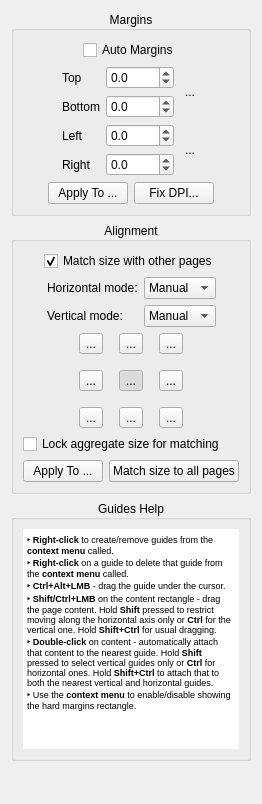
<?xml version="1.0" encoding="UTF-8"?>
<ui version="4.0">
 <class>page_layout::OptionsWidget</class>
 <widget class="QWidget" name="page_layout::OptionsWidget">
  <property name="geometry">
   <rect>
    <x>0</x>
    <y>0</y>
    <width>232</width>
    <height>804</height>
   </rect>
  </property>
  <property name="windowTitle">
   <string>Form</string>
  </property>
  <layout class="QVBoxLayout" name="verticalLayout_4">
   <item>
    <widget class="CollapsibleGroupBox" name="marginsGroup">
     <property name="title">
      <string>Margins</string>
     </property>
     <property name="alignment">
      <set>Qt::AlignCenter</set>
     </property>
     <layout class="QVBoxLayout" name="verticalLayout">
      <item>
       <layout class="QHBoxLayout" name="horizontalLayout">
        <item>
         <spacer name="horizontalSpacer_4">
          <property name="orientation">
           <enum>Qt::Horizontal</enum>
          </property>
          <property name="sizeHint" stdset="0">
           <size>
            <width>1</width>
            <height>1</height>
           </size>
          </property>
         </spacer>
        </item>
        <item>
         <widget class="QCheckBox" name="autoMargins">
          <property name="text">
           <string>Auto Margins</string>
          </property>
          <property name="checked">
           <bool>false</bool>
          </property>
         </widget>
        </item>
        <item>
         <spacer name="horizontalSpacer_2">
          <property name="orientation">
           <enum>Qt::Horizontal</enum>
          </property>
          <property name="sizeHint" stdset="0">
           <size>
            <width>1</width>
            <height>1</height>
           </size>
          </property>
         </spacer>
        </item>
       </layout>
      </item>
      <item>
       <layout class="QHBoxLayout" name="horizontalLayout_2">
        <item>
         <spacer name="horizontalSpacer_3">
          <property name="orientation">
           <enum>Qt::Horizontal</enum>
          </property>
          <property name="sizeHint" stdset="0">
           <size>
            <width>1</width>
            <height>1</height>
           </size>
          </property>
         </spacer>
        </item>
        <item>
         <layout class="QGridLayout" name="gridLayout">
          <item row="0" column="2" rowspan="2">
           <widget class="QToolButton" name="topBottomLink">
            <property name="minimumSize">
             <size>
              <width>20</width>
              <height>36</height>
             </size>
            </property>
            <property name="maximumSize">
             <size>
              <width>20</width>
              <height>36</height>
             </size>
            </property>
            <property name="styleSheet">
             <string notr="true">QToolButton:!hover {
  padding: 0;
  border: none;
  background-color: transparent;
}

QToolButton:hover {
  padding: 0;
  border: 1px solid palette(highlight);
  background-color: palette(base);
}

QToolButton:pressed {
  padding: 0;
  border: 1px solid palette(highlight);
  background-color: palette(alternative-base);
}</string>
            </property>
            <property name="text">
             <string>...</string>
            </property>
            <property name="icon">
             <iconset resource="../../../resources/resources.qrc">
              <normaloff>:/icons/stock-vchain.svg</normaloff>:/icons/stock-vchain.svg</iconset>
            </property>
            <property name="iconSize">
             <size>
              <width>18</width>
              <height>24</height>
             </size>
            </property>
           </widget>
          </item>
          <item row="0" column="0">
           <widget class="QLabel" name="label">
            <property name="text">
             <string>Top</string>
            </property>
           </widget>
          </item>
          <item row="3" column="0">
           <widget class="QLabel" name="label_4">
            <property name="text">
             <string>Right</string>
            </property>
           </widget>
          </item>
          <item row="2" column="0">
           <widget class="QLabel" name="label_3">
            <property name="text">
             <string>Left</string>
            </property>
           </widget>
          </item>
          <item row="2" column="2" rowspan="2">
           <widget class="QToolButton" name="leftRightLink">
            <property name="minimumSize">
             <size>
              <width>20</width>
              <height>36</height>
             </size>
            </property>
            <property name="maximumSize">
             <size>
              <width>20</width>
              <height>36</height>
             </size>
            </property>
            <property name="styleSheet">
             <string notr="true">QToolButton:!hover {
  padding: 0;
  border: none;
  background-color: transparent;
}

QToolButton:hover {
  padding: 0;
  border: 1px solid palette(highlight);
  background-color: palette(base);
}

QToolButton:pressed {
  padding: 0;
  border: 1px solid palette(highlight);
  background-color: palette(alternative-base);
}</string>
            </property>
            <property name="text">
             <string>...</string>
            </property>
            <property name="icon">
             <iconset resource="../../../resources/resources.qrc">
              <normaloff>:/icons/stock-vchain.svg</normaloff>:/icons/stock-vchain.svg</iconset>
            </property>
            <property name="iconSize">
             <size>
              <width>18</width>
              <height>24</height>
             </size>
            </property>
            <property name="checked">
             <bool>false</bool>
            </property>
           </widget>
          </item>
          <item row="0" column="1">
           <widget class="QDoubleSpinBox" name="topMarginSpinBox">
            <property name="decimals">
             <number>1</number>
            </property>
            <property name="minimum">
             <double>-9999.000000000000000</double>
            </property>
            <property name="maximum">
             <double>9999.000000000000000</double>
            </property>
           </widget>
          </item>
          <item row="1" column="1">
           <widget class="QDoubleSpinBox" name="bottomMarginSpinBox">
            <property name="decimals">
             <number>1</number>
            </property>
            <property name="minimum">
             <double>-9999.000000000000000</double>
            </property>
            <property name="maximum">
             <double>9999.000000000000000</double>
            </property>
           </widget>
          </item>
          <item row="2" column="1">
           <widget class="QDoubleSpinBox" name="leftMarginSpinBox">
            <property name="decimals">
             <number>1</number>
            </property>
            <property name="minimum">
             <double>-9999.000000000000000</double>
            </property>
            <property name="maximum">
             <double>9999.000000000000000</double>
            </property>
           </widget>
          </item>
          <item row="1" column="0">
           <widget class="QLabel" name="label_2">
            <property name="text">
             <string>Bottom</string>
            </property>
           </widget>
          </item>
          <item row="3" column="1">
           <widget class="QDoubleSpinBox" name="rightMarginSpinBox">
            <property name="decimals">
             <number>1</number>
            </property>
            <property name="minimum">
             <double>-9999.000000000000000</double>
            </property>
            <property name="maximum">
             <double>9999.000000000000000</double>
            </property>
           </widget>
          </item>
         </layout>
        </item>
        <item>
         <spacer name="horizontalSpacer">
          <property name="orientation">
           <enum>Qt::Horizontal</enum>
          </property>
          <property name="sizeHint" stdset="0">
           <size>
            <width>1</width>
            <height>1</height>
           </size>
          </property>
         </spacer>
        </item>
       </layout>
      </item>
      <item>
       <layout class="QHBoxLayout" name="horizontalLayout_5">
        <item>
         <spacer name="horizontalSpacer_9">
          <property name="orientation">
           <enum>Qt::Horizontal</enum>
          </property>
          <property name="sizeHint" stdset="0">
           <size>
            <width>1</width>
            <height>1</height>
           </size>
          </property>
         </spacer>
        </item>
        <item>
         <widget class="QPushButton" name="applyMarginsBtn">
          <property name="text">
           <string>Apply To ...</string>
          </property>
         </widget>
        </item>
        <item>
         <widget class="QPushButton" name="fixDpiBtn">
          <property name="text">
           <string>Fix DPI...</string>
          </property>
         </widget>
        </item>
        <item>
         <spacer name="horizontalSpacer_10">
          <property name="orientation">
           <enum>Qt::Horizontal</enum>
          </property>
          <property name="sizeHint" stdset="0">
           <size>
            <width>1</width>
            <height>1</height>
           </size>
          </property>
         </spacer>
        </item>
       </layout>
      </item>
     </layout>
    </widget>
   </item>
   <item>
    <widget class="CollapsibleGroupBox" name="alignmentGroup">
     <property name="title">
      <string>Alignment</string>
     </property>
     <property name="alignment">
      <set>Qt::AlignCenter</set>
     </property>
     <layout class="QVBoxLayout" name="verticalLayout_2">
      <property name="topMargin">
       <number>9</number>
      </property>
      <property name="rightMargin">
       <number>9</number>
      </property>
      <item>
       <layout class="QHBoxLayout" name="horizontalLayout_7">
        <item>
         <spacer name="horizontalSpacer_7">
          <property name="orientation">
           <enum>Qt::Horizontal</enum>
          </property>
          <property name="sizeHint" stdset="0">
           <size>
            <width>1</width>
            <height>1</height>
           </size>
          </property>
         </spacer>
        </item>
        <item>
         <widget class="QCheckBox" name="alignWithOthersCB">
          <property name="text">
           <string>Match size with other pages</string>
          </property>
          <property name="checked">
           <bool>true</bool>
          </property>
         </widget>
        </item>
        <item>
         <spacer name="horizontalSpacer_8">
          <property name="orientation">
           <enum>Qt::Horizontal</enum>
          </property>
          <property name="sizeHint" stdset="0">
           <size>
            <width>1</width>
            <height>1</height>
           </size>
          </property>
         </spacer>
        </item>
       </layout>
      </item>
      <item>
       <layout class="QHBoxLayout" name="horizontalLayout_9">
        <item>
         <spacer name="horizontalSpacer_17">
          <property name="orientation">
           <enum>Qt::Horizontal</enum>
          </property>
          <property name="sizeHint" stdset="0">
           <size>
            <width>1</width>
            <height>1</height>
           </size>
          </property>
         </spacer>
        </item>
        <item>
         <layout class="QGridLayout" name="gridLayout_3">
          <item row="0" column="0">
           <widget class="QLabel" name="hAlignmentModeLabel">
            <property name="text">
             <string>Horizontal mode:</string>
            </property>
           </widget>
          </item>
          <item row="1" column="0">
           <widget class="QLabel" name="vAlignmentModeLabel">
            <property name="text">
             <string>Vertical mode:</string>
            </property>
           </widget>
          </item>
          <item row="0" column="1">
           <widget class="QComboBox" name="hAlignmentModeCB">
            <property name="currentIndex">
             <number>1</number>
            </property>
            <item>
             <property name="text">
              <string comment="auto">Auto</string>
             </property>
            </item>
            <item>
             <property name="text">
              <string comment="manual">Manual</string>
             </property>
            </item>
            <item>
             <property name="text">
              <string comment="original">Original</string>
             </property>
            </item>
           </widget>
          </item>
          <item row="1" column="1">
           <widget class="QComboBox" name="vAlignmentModeCB">
            <property name="currentIndex">
             <number>1</number>
            </property>
            <item>
             <property name="text">
              <string comment="auto">Auto</string>
             </property>
            </item>
            <item>
             <property name="text">
              <string comment="manual">Manual</string>
             </property>
            </item>
            <item>
             <property name="text">
              <string comment="original">Original</string>
             </property>
            </item>
           </widget>
          </item>
         </layout>
        </item>
        <item>
         <spacer name="horizontalSpacer_18">
          <property name="orientation">
           <enum>Qt::Horizontal</enum>
          </property>
          <property name="sizeHint" stdset="0">
           <size>
            <width>1</width>
            <height>1</height>
           </size>
          </property>
         </spacer>
        </item>
       </layout>
      </item>
      <item>
       <layout class="QHBoxLayout" name="horizontalLayout_4">
        <item>
         <spacer name="horizontalSpacer_6">
          <property name="orientation">
           <enum>Qt::Horizontal</enum>
          </property>
          <property name="sizeHint" stdset="0">
           <size>
            <width>1</width>
            <height>1</height>
           </size>
          </property>
         </spacer>
        </item>
        <item>
         <layout class="QGridLayout" name="gridLayout_2">
          <property name="spacing">
           <number>16</number>
          </property>
          <item row="0" column="0">
           <widget class="QToolButton" name="alignTopLeftBtn">
            <property name="text">
             <string>...</string>
            </property>
            <property name="icon">
             <iconset resource="../../../resources/resources.qrc">
              <normaloff>:/icons/stock-gravity-north-west.svg</normaloff>:/icons/stock-gravity-north-west.svg</iconset>
            </property>
            <property name="iconSize">
             <size>
              <width>24</width>
              <height>24</height>
             </size>
            </property>
            <property name="checkable">
             <bool>true</bool>
            </property>
            <property name="autoExclusive">
             <bool>true</bool>
            </property>
           </widget>
          </item>
          <item row="0" column="1">
           <widget class="QToolButton" name="alignTopBtn">
            <property name="text">
             <string>...</string>
            </property>
            <property name="icon">
             <iconset resource="../../../resources/resources.qrc">
              <normaloff>:/icons/stock-gravity-north.svg</normaloff>:/icons/stock-gravity-north.svg</iconset>
            </property>
            <property name="iconSize">
             <size>
              <width>24</width>
              <height>24</height>
             </size>
            </property>
            <property name="checkable">
             <bool>true</bool>
            </property>
            <property name="autoExclusive">
             <bool>true</bool>
            </property>
           </widget>
          </item>
          <item row="0" column="2">
           <widget class="QToolButton" name="alignTopRightBtn">
            <property name="text">
             <string>...</string>
            </property>
            <property name="icon">
             <iconset resource="../../../resources/resources.qrc">
              <normaloff>:/icons/stock-gravity-north-east.svg</normaloff>:/icons/stock-gravity-north-east.svg</iconset>
            </property>
            <property name="iconSize">
             <size>
              <width>24</width>
              <height>24</height>
             </size>
            </property>
            <property name="checkable">
             <bool>true</bool>
            </property>
            <property name="autoExclusive">
             <bool>true</bool>
            </property>
           </widget>
          </item>
          <item row="1" column="0">
           <widget class="QToolButton" name="alignLeftBtn">
            <property name="text">
             <string>...</string>
            </property>
            <property name="icon">
             <iconset resource="../../../resources/resources.qrc">
              <normaloff>:/icons/stock-gravity-west.svg</normaloff>:/icons/stock-gravity-west.svg</iconset>
            </property>
            <property name="iconSize">
             <size>
              <width>24</width>
              <height>24</height>
             </size>
            </property>
            <property name="checkable">
             <bool>true</bool>
            </property>
            <property name="autoExclusive">
             <bool>true</bool>
            </property>
           </widget>
          </item>
          <item row="1" column="1">
           <widget class="QToolButton" name="alignCenterBtn">
            <property name="text">
             <string>...</string>
            </property>
            <property name="icon">
             <iconset resource="../../../resources/resources.qrc">
              <normaloff>:/icons/stock-center.svg</normaloff>:/icons/stock-center.svg</iconset>
            </property>
            <property name="iconSize">
             <size>
              <width>24</width>
              <height>24</height>
             </size>
            </property>
            <property name="checkable">
             <bool>true</bool>
            </property>
            <property name="checked">
             <bool>true</bool>
            </property>
            <property name="autoExclusive">
             <bool>true</bool>
            </property>
           </widget>
          </item>
          <item row="1" column="2">
           <widget class="QToolButton" name="alignRightBtn">
            <property name="text">
             <string>...</string>
            </property>
            <property name="icon">
             <iconset resource="../../../resources/resources.qrc">
              <normaloff>:/icons/stock-gravity-east.svg</normaloff>:/icons/stock-gravity-east.svg</iconset>
            </property>
            <property name="iconSize">
             <size>
              <width>24</width>
              <height>24</height>
             </size>
            </property>
            <property name="checkable">
             <bool>true</bool>
            </property>
            <property name="autoExclusive">
             <bool>true</bool>
            </property>
           </widget>
          </item>
          <item row="2" column="0">
           <widget class="QToolButton" name="alignBottomLeftBtn">
            <property name="text">
             <string>...</string>
            </property>
            <property name="icon">
             <iconset resource="../../../resources/resources.qrc">
              <normaloff>:/icons/stock-gravity-south-west.svg</normaloff>:/icons/stock-gravity-south-west.svg</iconset>
            </property>
            <property name="iconSize">
             <size>
              <width>24</width>
              <height>24</height>
             </size>
            </property>
            <property name="checkable">
             <bool>true</bool>
            </property>
            <property name="autoExclusive">
             <bool>true</bool>
            </property>
           </widget>
          </item>
          <item row="2" column="1">
           <widget class="QToolButton" name="alignBottomBtn">
            <property name="text">
             <string>...</string>
            </property>
            <property name="icon">
             <iconset resource="../../../resources/resources.qrc">
              <normaloff>:/icons/stock-gravity-south.svg</normaloff>:/icons/stock-gravity-south.svg</iconset>
            </property>
            <property name="iconSize">
             <size>
              <width>24</width>
              <height>24</height>
             </size>
            </property>
            <property name="checkable">
             <bool>true</bool>
            </property>
            <property name="autoExclusive">
             <bool>true</bool>
            </property>
           </widget>
          </item>
          <item row="2" column="2">
           <widget class="QToolButton" name="alignBottomRightBtn">
            <property name="text">
             <string>...</string>
            </property>
            <property name="icon">
             <iconset resource="../../../resources/resources.qrc">
              <normaloff>:/icons/stock-gravity-south-east.svg</normaloff>:/icons/stock-gravity-south-east.svg</iconset>
            </property>
            <property name="iconSize">
             <size>
              <width>24</width>
              <height>24</height>
             </size>
            </property>
            <property name="checkable">
             <bool>true</bool>
            </property>
            <property name="autoExclusive">
             <bool>true</bool>
            </property>
           </widget>
          </item>
         </layout>
        </item>
        <item>
         <spacer name="horizontalSpacer_5">
          <property name="orientation">
           <enum>Qt::Horizontal</enum>
          </property>
          <property name="sizeHint" stdset="0">
           <size>
            <width>1</width>
            <height>1</height>
           </size>
          </property>
         </spacer>
        </item>
       </layout>
      </item>
      <item>
       <widget class="QCheckBox" name="freezeAggregateHardSizeCb">
        <property name="toolTip">
         <string>Keep the aggregate page size used for matching fixed while you switch pages, so the reference dimensions do not jump.</string>
        </property>
        <property name="text">
         <string>Lock aggregate size for matching</string>
        </property>
       </widget>
      </item>
      <item>
       <layout class="QHBoxLayout" name="horizontalLayout_6">
        <item>
         <spacer name="horizontalSpacer_11">
          <property name="orientation">
           <enum>Qt::Horizontal</enum>
          </property>
          <property name="sizeHint" stdset="0">
           <size>
            <width>1</width>
            <height>1</height>
           </size>
          </property>
         </spacer>
        </item>
        <item>
         <widget class="QPushButton" name="applyAlignmentBtn">
          <property name="text">
           <string>Apply To ...</string>
          </property>
         </widget>
        </item>
        <item>
         <widget class="QPushButton" name="matchSizeToAllBtn">
          <property name="text">
           <string>Match size to all pages</string>
          </property>
          <property name="toolTip">
           <string>Apply &quot;Match size with other pages&quot; to every page so they all share the same output size.</string>
          </property>
         </widget>
        </item>
        <item>
         <spacer name="horizontalSpacer_12">
          <property name="orientation">
           <enum>Qt::Horizontal</enum>
          </property>
          <property name="sizeHint" stdset="0">
           <size>
            <width>1</width>
            <height>1</height>
           </size>
          </property>
         </spacer>
        </item>
       </layout>
      </item>
     </layout>
    </widget>
   </item>
   <item>
    <widget class="CollapsibleGroupBox" name="groupBox">
     <property name="sizePolicy">
      <sizepolicy hsizetype="Preferred" vsizetype="Preferred">
       <horstretch>0</horstretch>
       <verstretch>0</verstretch>
      </sizepolicy>
     </property>
     <property name="title">
      <string>Guides Help</string>
     </property>
     <property name="alignment">
      <set>Qt::AlignCenter</set>
     </property>
     <layout class="QVBoxLayout" name="verticalLayout_6">
      <property name="sizeConstraint">
       <enum>QLayout::SetDefaultConstraint</enum>
      </property>
      <item>
       <widget class="QTextBrowser" name="textBrowser">
        <property name="sizePolicy">
         <sizepolicy hsizetype="Expanding" vsizetype="Expanding">
          <horstretch>0</horstretch>
          <verstretch>0</verstretch>
         </sizepolicy>
        </property>
        <property name="minimumSize">
         <size>
          <width>0</width>
          <height>220</height>
         </size>
        </property>
        <property name="baseSize">
         <size>
          <width>0</width>
          <height>0</height>
         </size>
        </property>
        <property name="acceptDrops">
         <bool>false</bool>
        </property>
        <property name="toolTip">
         <string/>
        </property>
        <property name="toolTipDuration">
         <number>-1</number>
        </property>
        <property name="statusTip">
         <string/>
        </property>
        <property name="autoFillBackground">
         <bool>false</bool>
        </property>
        <property name="frameShape">
         <enum>QFrame::NoFrame</enum>
        </property>
        <property name="frameShadow">
         <enum>QFrame::Plain</enum>
        </property>
        <property name="verticalScrollBarPolicy">
         <enum>Qt::ScrollBarAlwaysOff</enum>
        </property>
        <property name="horizontalScrollBarPolicy">
         <enum>Qt::ScrollBarAlwaysOff</enum>
        </property>
        <property name="sizeAdjustPolicy">
         <enum>QAbstractScrollArea::AdjustToContentsOnFirstShow</enum>
        </property>
        <property name="autoFormatting">
         <set>QTextEdit::AutoNone</set>
        </property>
        <property name="lineWrapMode">
         <enum>QTextEdit::WidgetWidth</enum>
        </property>
        <property name="readOnly">
         <bool>true</bool>
        </property>
        <property name="html">
         <string>&lt;!DOCTYPE HTML PUBLIC &quot;-//W3C//DTD HTML 4.0//EN&quot; &quot;http://www.w3.org/TR/REC-html40/strict.dtd&quot;&gt;
&lt;html&gt;&lt;head&gt;&lt;meta name=&quot;qrichtext&quot; content=&quot;1&quot; /&gt;&lt;style type=&quot;text/css&quot;&gt;
p, li { white-space: pre-wrap; }
&lt;/style&gt;&lt;/head&gt;&lt;body style=&quot; font-family:'MS Shell Dlg 2'; font-size:8.25pt; font-weight:400; font-style:normal;&quot;&gt;
&lt;p style=&quot; margin-top:0px; margin-bottom:0px; margin-left:0px; margin-right:0px; -qt-block-indent:0; text-indent:0px;&quot;&gt;&lt;span style=&quot; font-size:7pt; font-weight:600;&quot;&gt;‣ Right-click&lt;/span&gt;&lt;span style=&quot; font-size:7pt;&quot;&gt; to create/remove guides from the &lt;/span&gt;&lt;span style=&quot; font-size:7pt; font-weight:600;&quot;&gt;context menu&lt;/span&gt;&lt;span style=&quot; font-size:7pt;&quot;&gt; called.&lt;/span&gt;&lt;/p&gt;
&lt;p style=&quot; margin-top:0px; margin-bottom:0px; margin-left:0px; margin-right:0px; -qt-block-indent:0; text-indent:0px;&quot;&gt;&lt;span style=&quot; font-size:7pt; font-weight:600;&quot;&gt;‣ Right-click&lt;/span&gt;&lt;span style=&quot; font-size:7pt;&quot;&gt; on a guide to delete that guide from the &lt;/span&gt;&lt;span style=&quot; font-size:7pt; font-weight:600;&quot;&gt;context menu&lt;/span&gt;&lt;span style=&quot; font-size:7pt;&quot;&gt; called.&lt;/span&gt;&lt;/p&gt;
&lt;p style=&quot; margin-top:0px; margin-bottom:0px; margin-left:0px; margin-right:0px; -qt-block-indent:0; text-indent:0px;&quot;&gt;&lt;span style=&quot; font-size:7pt; font-weight:600;&quot;&gt;‣ Ctrl+Alt+LMB&lt;/span&gt;&lt;span style=&quot; font-size:7pt;&quot;&gt; - drag the guide under the cursor.&lt;/span&gt;&lt;/p&gt;
&lt;p style=&quot; margin-top:0px; margin-bottom:0px; margin-left:0px; margin-right:0px; -qt-block-indent:0; text-indent:0px;&quot;&gt;&lt;span style=&quot; font-size:7pt; font-weight:600;&quot;&gt;‣ Shift/Ctrl+LMB&lt;/span&gt;&lt;span style=&quot; font-size:7pt;&quot;&gt; on the content rectangle - drag the page content. Hold &lt;/span&gt;&lt;span style=&quot; font-size:7pt; font-weight:600;&quot;&gt;Shift&lt;/span&gt;&lt;span style=&quot; font-size:7pt;&quot;&gt; pressed to restrict moving along the horizontal axis only or &lt;/span&gt;&lt;span style=&quot; font-size:7pt; font-weight:600;&quot;&gt;Ctrl&lt;/span&gt;&lt;span style=&quot; font-size:7pt;&quot;&gt; for the vertical one. Hold &lt;/span&gt;&lt;span style=&quot; font-size:7pt; font-weight:600;&quot;&gt;Shift+Ctrl&lt;/span&gt;&lt;span style=&quot; font-size:7pt;&quot;&gt; for usual dragging.&lt;/span&gt;&lt;/p&gt;
&lt;p style=&quot; margin-top:0px; margin-bottom:0px; margin-left:0px; margin-right:0px; -qt-block-indent:0; text-indent:0px;&quot;&gt;&lt;span style=&quot; font-size:7pt; font-weight:600;&quot;&gt;‣ Double-click&lt;/span&gt;&lt;span style=&quot; font-size:7pt;&quot;&gt; on content - automatically attach that content to the nearest guide. Hold &lt;/span&gt;&lt;span style=&quot; font-size:7pt; font-weight:600;&quot;&gt;Shift&lt;/span&gt;&lt;span style=&quot; font-size:7pt;&quot;&gt; pressed to select vertical guides only or &lt;/span&gt;&lt;span style=&quot; font-size:7pt; font-weight:600;&quot;&gt;Ctrl&lt;/span&gt;&lt;span style=&quot; font-size:7pt;&quot;&gt; for horizontal ones. Hold &lt;/span&gt;&lt;span style=&quot; font-size:7pt; font-weight:600;&quot;&gt;Shift+Ctrl&lt;/span&gt;&lt;span style=&quot; font-size:7pt;&quot;&gt; to attach that to both the nearest vertical and horizontal guides.&lt;/span&gt;&lt;/p&gt;
&lt;p style=&quot; margin-top:0px; margin-bottom:0px; margin-left:0px; margin-right:0px; -qt-block-indent:0; text-indent:0px;&quot;&gt;&lt;span style=&quot; font-size:7pt; font-weight:600;&quot;&gt;‣&lt;/span&gt;&lt;span style=&quot; font-size:7pt;&quot;&gt; Use the &lt;/span&gt;&lt;span style=&quot; font-size:7pt; font-weight:600;&quot;&gt;context menu&lt;/span&gt;&lt;span style=&quot; font-size:7pt;&quot;&gt; to enable/disable showing the hard margins rectangle.&lt;/span&gt;&lt;/p&gt;&lt;/body&gt;&lt;/html&gt;</string>
        </property>
        <property name="textInteractionFlags">
         <set>Qt::TextSelectableByKeyboard|Qt::TextSelectableByMouse</set>
        </property>
       </widget>
      </item>
     </layout>
    </widget>
   </item>
   <item>
    <spacer name="verticalSpacer">
     <property name="orientation">
      <enum>Qt::Vertical</enum>
     </property>
     <property name="sizeHint" stdset="0">
      <size>
       <width>188</width>
       <height>11</height>
      </size>
     </property>
    </spacer>
   </item>
  </layout>
 </widget>
 <customwidgets>
  <customwidget>
   <class>CollapsibleGroupBox</class>
   <extends>QGroupBox</extends>
   <header location="global">CollapsibleGroupBox.h</header>
   <container>1</container>
  </customwidget>
 </customwidgets>
 <resources>
  <include location="../../../resources/resources.qrc"/>
 </resources>
 <connections/>
</ui>
